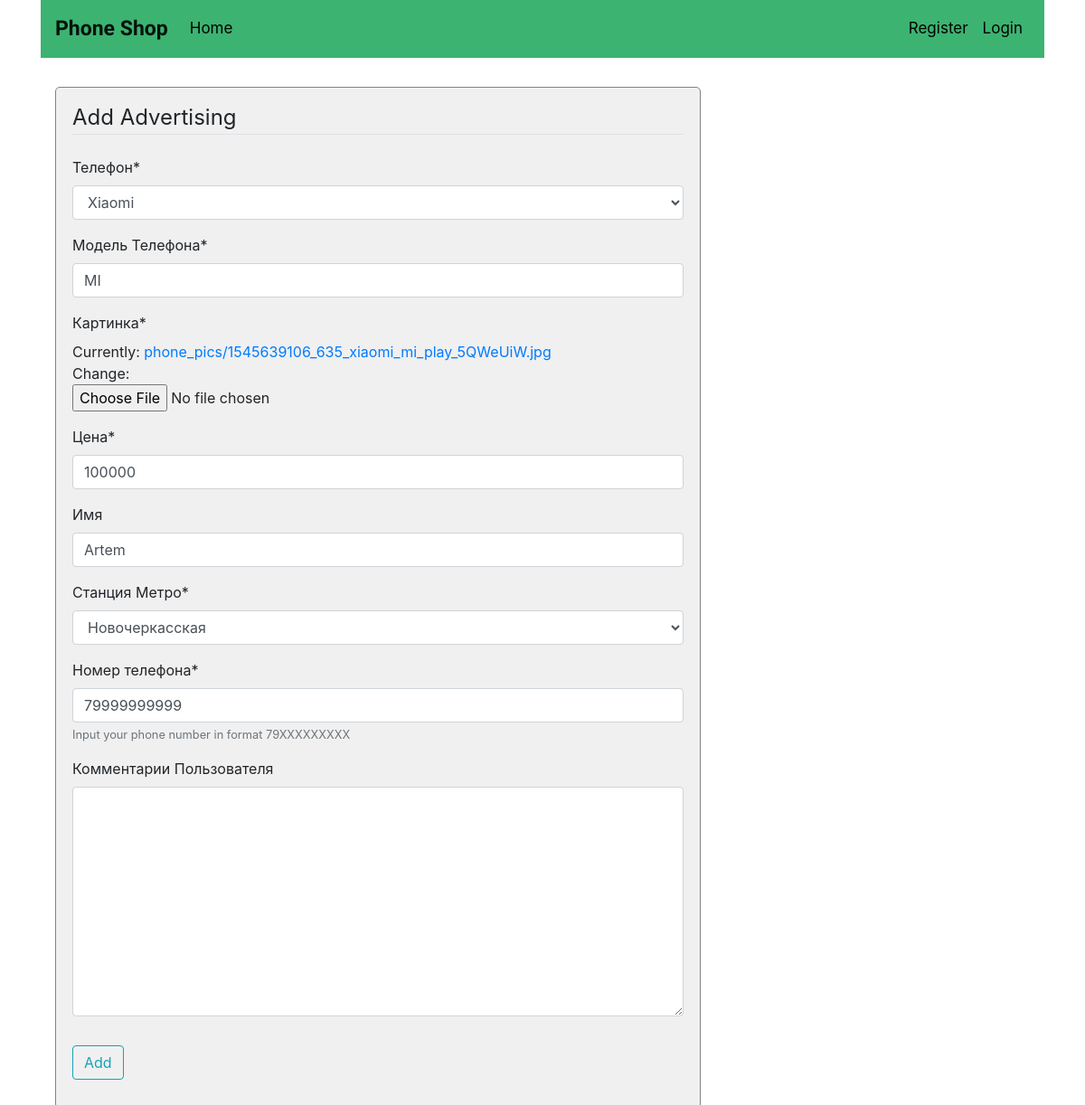
The page /phone/10/update/ on the database its author committed.
### phone/models.py (models this page shows, shortened)
class Phone(models.Model):
    user = models.ForeignKey(User, on_delete=models.CASCADE)
    phone = models.CharField('Телефон', max_length=20, choices=PHONE_CHOICES)
    phone_model = models.CharField('Модель Телефона', max_length=10)
    image_field = models.ImageField('Картинка', default='default.png', upload_to='phone_pics')
    price = models.IntegerField('Цена')
    name = models.CharField('Имя', max_length=15, blank=True, null=True)
    metro = models.CharField('Станция Метро', max_length=20, choices=METRO_CHOICES)
    comments = models.TextField('Комментарии Пользователя', blank = True, null=True)
    phone_number = models.CharField('Номер телефона', max_length=11, help_text='Input your phone number in format 79XXXXXXXXX')
    pub_date = models.DateTimeField('Дата Публикации', default=timezone.now)
    class Meta:
        verbose_name = 'информация'
        verbose_name_plural = 'информация'

### phone/views.py (the view, shortened to what this page needs)
# urls.py: path('phone/<int:pk>/update/', PhoneUpdateView.as_view(), name='phone-update'),
class PhoneUpdateView(UpdateView, LoginRequiredMixin, UserPassesTestMixin):
    model = Phone
    fields = ['phone', 'phone_model', 'image_field', 'price', 'name', 'metro', 'phone_number', 'comments']

### phone/templates/phone/phone_form.html (shortened to what this page needs)
{% extends "phone/base.html" %}
{% load crispy_forms_tags %}
{% block content %}
    <div class="content-section">
        <form method="POST" enctype="multipart/form-data">
            <fieldset class="form-group">
                <legend class="border-bottom mb-4">Add Advertising</legend>
                {{ form|crispy }}
            </fieldset>
            <div class="form-group">
                <button class="btn btn-outline-info" type="submit">Add</button>
            </div>
        </form>
    </div>
{% endblock content %}

### phone/static/phone/main.css (style rules this page uses)
.content-section { margin-top: 2rem; margin-left: 1rem; background-color: #F0F0F0; padding: 15px 18px; border: 1px solid #848282; border-radius: 5px; }

### rows shown on the page
Phone: phone "Xiaomi", phone_model "MI", price "100000", name "Artem", metro "Новочеркасская", phone_number "79999999999"
